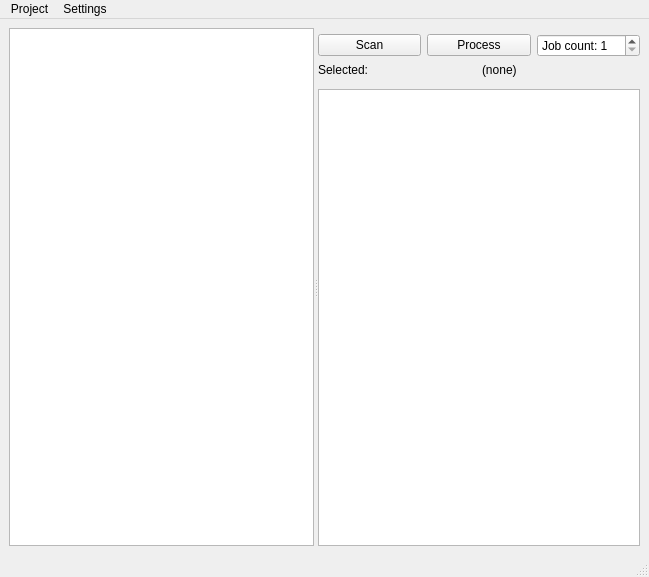
<?xml version="1.0" encoding="UTF-8"?>
<ui version="4.0">
 <class>MainWindow</class>
 <widget class="QMainWindow" name="MainWindow">
  <property name="geometry">
   <rect>
    <x>0</x>
    <y>0</y>
    <width>649</width>
    <height>577</height>
   </rect>
  </property>
  <property name="windowTitle">
   <string>OECI Data Manager</string>
  </property>
  <widget class="QWidget" name="centralwidget">
   <layout class="QVBoxLayout" name="verticalLayout_2">
    <item>
     <widget class="QSplitter" name="splitter">
      <property name="orientation">
       <enum>Qt::Horizontal</enum>
      </property>
      <widget class="QTreeWidget" name="fileTreeWidget">
       <property name="headerHidden">
        <bool>true</bool>
       </property>
       <column>
        <property name="text">
         <string notr="true">1</string>
        </property>
       </column>
      </widget>
      <widget class="QWidget" name="layoutWidget">
       <layout class="QVBoxLayout" name="verticalLayout">
        <item>
         <widget class="StatsWidget" name="projectStats" native="true"/>
        </item>
        <item>
         <layout class="QHBoxLayout" name="horizontalLayout">
          <item>
           <widget class="QPushButton" name="scanPushButton">
            <property name="text">
             <string>Scan</string>
            </property>
           </widget>
          </item>
          <item>
           <widget class="QPushButton" name="processPushButton">
            <property name="text">
             <string>Process</string>
            </property>
           </widget>
          </item>
          <item>
           <widget class="QSpinBox" name="processCountSpinBox">
            <property name="toolTip">
             <string>Number of processes to launch</string>
            </property>
            <property name="prefix">
             <string>Job count: </string>
            </property>
            <property name="minimum">
             <number>1</number>
            </property>
            <property name="maximum">
             <number>16</number>
            </property>
           </widget>
          </item>
         </layout>
        </item>
        <item>
         <layout class="QHBoxLayout" name="horizontalLayout_2">
          <item>
           <widget class="QLabel" name="selectedLabel">
            <property name="text">
             <string>Selected:</string>
            </property>
           </widget>
          </item>
          <item>
           <widget class="QLabel" name="selectedDisplayLabel">
            <property name="text">
             <string>(none)</string>
            </property>
           </widget>
          </item>
         </layout>
        </item>
        <item>
         <widget class="StatsWidget" name="selectedStats" native="true"/>
        </item>
        <item>
         <widget class="QTreeWidget" name="metaTreeWidget">
          <attribute name="headerVisible">
           <bool>false</bool>
          </attribute>
          <column>
           <property name="text">
            <string notr="true">1</string>
           </property>
          </column>
         </widget>
        </item>
       </layout>
      </widget>
     </widget>
    </item>
   </layout>
  </widget>
  <widget class="QMenuBar" name="menubar">
   <property name="geometry">
    <rect>
     <x>0</x>
     <y>0</y>
     <width>649</width>
     <height>22</height>
    </rect>
   </property>
   <widget class="QMenu" name="menuSettings">
    <property name="title">
     <string>Settings</string>
    </property>
    <addaction name="actionConfiguration_Directory"/>
   </widget>
   <widget class="QMenu" name="menuProject">
    <property name="title">
     <string>Project</string>
    </property>
    <addaction name="actionSelect_Project"/>
   </widget>
   <addaction name="menuProject"/>
   <addaction name="menuSettings"/>
  </widget>
  <widget class="QStatusBar" name="statusbar"/>
  <action name="actionConfiguration_Directory">
   <property name="text">
    <string>Configuration Directory</string>
   </property>
  </action>
  <action name="actionSelect_Project">
   <property name="text">
    <string>Select Project</string>
   </property>
  </action>
 </widget>
 <customwidgets>
  <customwidget>
   <class>StatsWidget</class>
   <extends>QWidget</extends>
   <header>stats_widget.h</header>
   <container>1</container>
  </customwidget>
 </customwidgets>
 <resources/>
 <connections/>
</ui>
